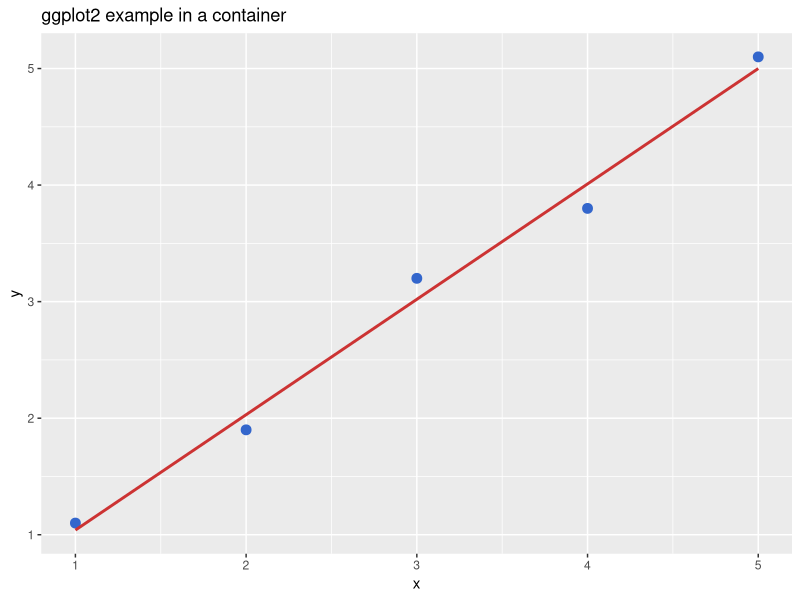

Generate this figure with R:
options(bitmapType = "cairo")

library(ggplot2)

df <- data.frame(
  x = c(1, 2, 3, 4, 5),
  y = c(1.1, 1.9, 3.2, 3.8, 5.1)
)

p <- ggplot(df, aes(x = x, y = y)) +
  geom_point(size = 3, color = "#3366CC") +
  geom_smooth(method = "lm", se = FALSE, color = "#CC3333") +
  ggtitle("ggplot2 example in a container")

ggsave("ggplot2_plot.png", plot = p, width = 7, height = 5, dpi = 150)

cat("Saved ggplot2_plot.png\n")
